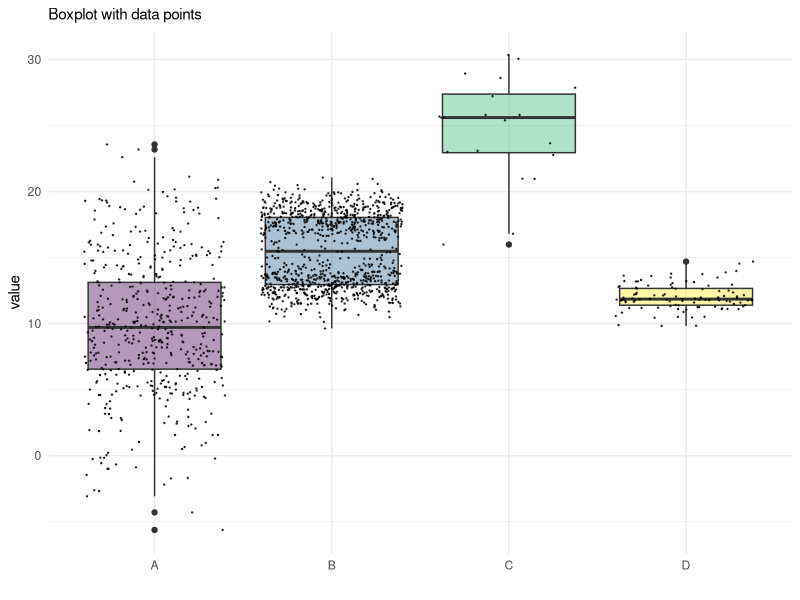
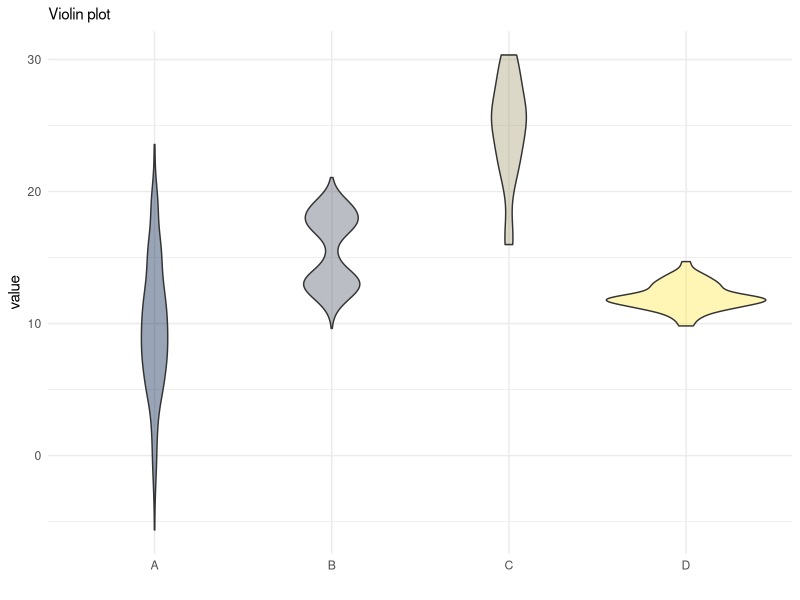
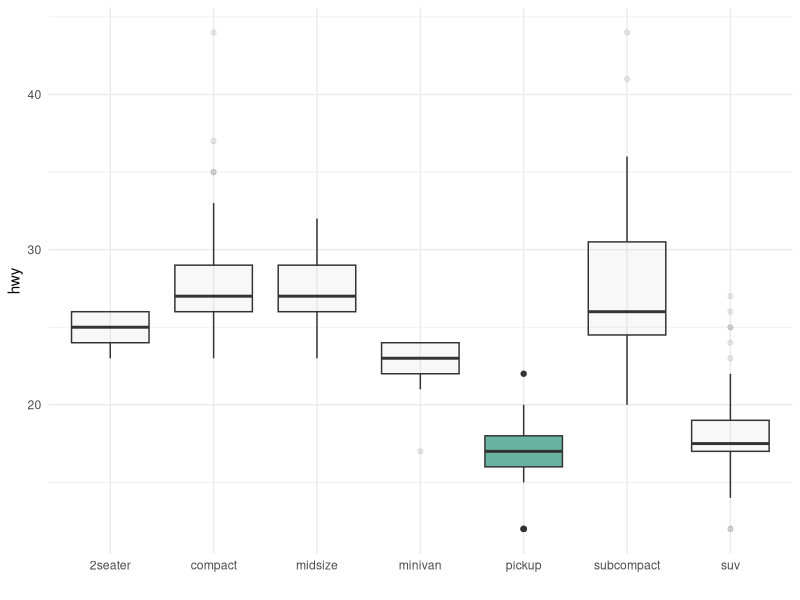
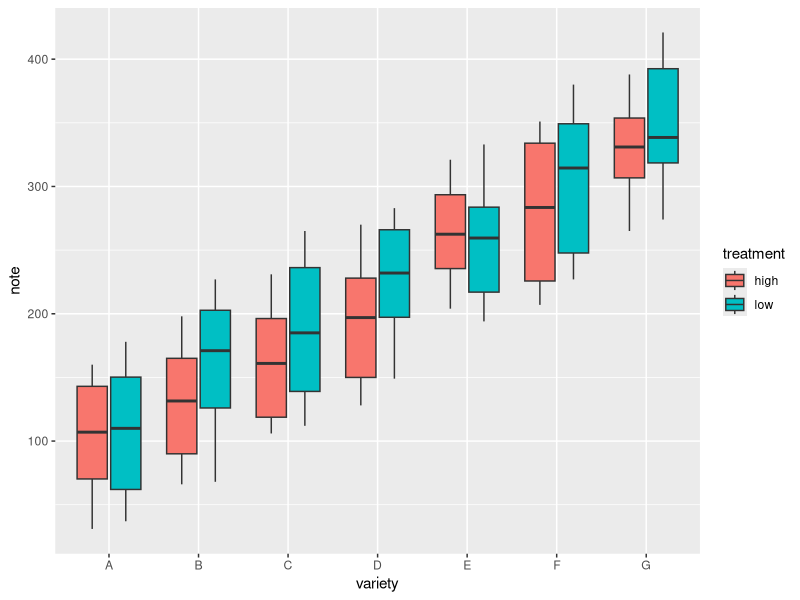

Recreate these plots in R, in order.
#Boxplots with jitter to show the underlying distribution of data points

library(tidyverse)
library(viridis)
library(ggplot2)

data = data.frame(
  name = c(rep("A",500), 
          rep("B",500), 
          rep("B",500), 
          rep("C",20), 
          rep('D', 100)  ),
  value = c( rnorm(500, 10, 5), 
             rnorm(500, 13, 1), 
             rnorm(500, 18, 1), 
             rnorm(20, 25, 4), 
             rnorm(100, 12, 1)))

plot = data %>% 
  ggplot( aes(x=name, y=value, fill=name)) +
  geom_boxplot() +
  scale_fill_viridis(discrete = TRUE, alpha=0.4) +
  geom_jitter(color="black", size=0.2, alpha=0.7) +
  theme_minimal() +
  theme(legend.position="none",
    plot.title = element_text(size=11)) +
  ggtitle("Boxplot with data points") +
  xlab("")

plot

# The geom_jotter function introduces the data points, size of the data points
# and opacity are tweakable of course violin plots give an overall sense of
# the density distribution of the data as well for example, distributions that
# are bimodal are clearly distinguishable as are the tails of a distribution.

plot_2 = data %>%
  ggplot(aes(x=name, y=value, fill=name)) +
  geom_violin() +
  scale_fill_viridis(discrete = TRUE, alpha=0.4, option="E") +
  theme_minimal() +
  theme(
    legend.position="none",
    plot.title = element_text(size=11)
  ) +
  ggtitle("Violin plot") +
  xlab("")

plot_2

# Specific groups can be highlighted, if for example you want to illustrate
# a group which is significantly different to the others in some post-hoc
# analysis. To allow highlighting, this information needs to be encoded in 
# a separate column in a binary form.

# We need to generate that new column with mutate

library(dplyr)

mpg_2 = mpg %>% mutate(type=ifelse(class=="pickup", "Highlighted", "Normal")) 

plot_3 =  ggplot(mpg_2, aes(x=class, y=hwy, fill=type, alpha=type)) + 
  geom_boxplot() +
  scale_fill_manual(values=c("#69b3a2", "grey")) +
  scale_alpha_manual(values=c(1,0.1)) +
  theme_minimal() +
  theme(legend.position = "none") +
  xlab("")

plot_3

# Categories can also be divided into subgroups. For example, low and high 
# dosage treatments.
  
variety = rep(LETTERS[1:7], each=40)
treatment = rep(c("high","low"), each=20)
note= seq(1:280)+ sample(1:150, 280, replace=T)
data = data.frame(variety, treatment, note)
  

plot_4 = ggplot(data, aes(x=variety, y=note, fill=treatment)) + 
    geom_boxplot()

plot_4
